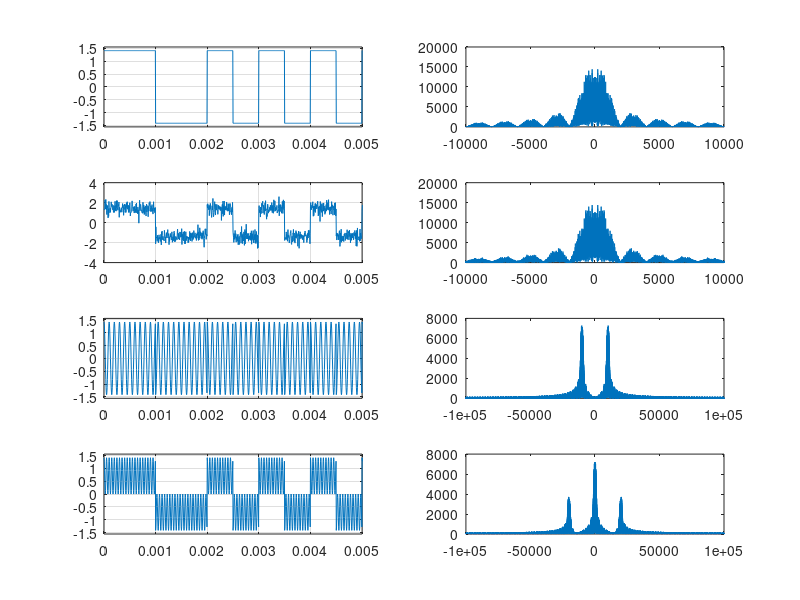

Recreate this plot in MATLAB.
close all;
%clear all;
clc;

N = 100;            % Fator de superamostragem, número de amostras por simbolo
M = 2;              % Número de níves de transmissão (potência de base dois)
fc = 10e3;          % Frequência da portadora
t_final = 1;        % Tempo em segundos (números inteiros)
Rb = 2e3;           % Taxa de transmissão
l = log2(M);        % Quantidade de bits por nível de transmissão
Rs = Rb/l;          % Taxa de transmissão de símbolos

fa = Rb*N;          % Frequência de amostragem
t = [0:(1/fa):t_final-(1/fa)];
f = [-(Rs*N)/2:1/(t_final):(Rs*N)/2-(1/(t_final))];

A = sqrt(M);        % Amplitude máxima
limiar = 0;
dist_nivel = A*2;   % Distância entre níveis

num_simb = Rs*t_final;

SNR = 10;

filtro_tx = ones(1,N);
filtro_rx = fliplr(filtro_tx);
c_t = cos(2*pi*fc.*t);    % Portadora
info_bin = randi([0 1], 1, num_simb*l);
info_bin = reshape(info_bin, l, num_simb)';

info = bi2de(info_bin, 'left-msb')*dist_nivel- A;

info_up = upsample(info, N); % Adiciona N-1 amostras entre cada amostras de info
info_tx = filter(filtro_tx, 1, info_up); % O filtro define o formato do sinal

info_rx = awgn(info_tx, SNR-(log10(N))); % Gera o ruído branco em função da variância SNR
info_rx_filter = filter(filtro_rx, 1, info_rx)/N;
info_hat = info_rx_filter(N : N : end) > limiar; % Infomarção estimada

num_erros = sum(xor(info_bin, info_hat));
taxa_erro = num_erros/length(info_bin);

% ************************ Sinal Tx *************************
figure,
subplot(421)
plot(t, info_tx)
axis([0 10/Rs -1.1*A 1.1*A])
grid on

subplot(422)
info_TX = fftshift(fft(info_tx));
plot(f, abs(info_TX))
xlim([-5*Rs 5*Rs])

% ************************ Sinal Rx *************************
subplot(423)
plot(t, info_rx)
xlim([0 10/Rs])
grid on

subplot(424)
info_RX = fftshift(fft(info_rx));
plot(f, abs(info_RX))
xlim([-5*Rs 5*Rs])

% ************** Transmissão em banda passante ***************
info_tx_rf = info_tx.*c_t';
info_rx_rf = info_tx_rf.*c_t';

subplot(425)
plot(t, info_tx_rf)
axis([0 10/Rs -1.1*A 1.1*A])
grid on

subplot(426)
info_TX_RF = fftshift(fft(info_tx_rf));
plot(f, abs(info_TX_RF))

subplot(427)
plot(t, info_rx_rf)
axis([0 10/Rs -1.1*A 1.1*A])
grid on

subplot(428)
info_RX_RF = fftshift(fft(info_rx_rf));
plot(f, abs(info_RX_RF))
